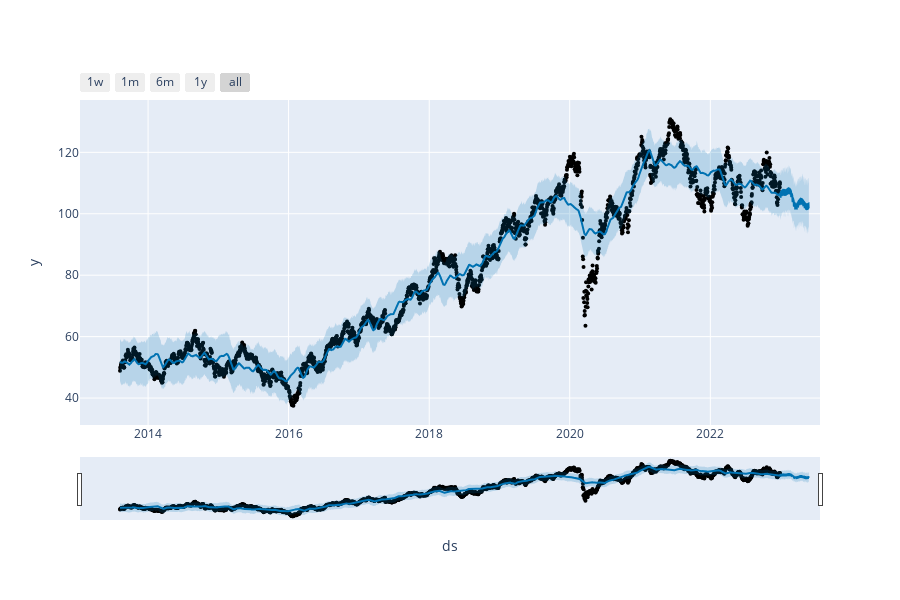

This figure's notebook cell:
### Code cell
plot_plotly(m, forecast)

### Figure 1 — Plotly figure (JSON) as saved in the notebook; plotly's stock layout.template omitted (floating-point values rounded to 4 significant figures; data arrays with more than 128 entries replaced by an {"elided": "..."} marker saying what was removed)
{"data": [{"marker": {"color": "black", "size": 4}, "mode": "markers", "name": "Actual", "type": "scatter", "x": {"elided": "2326 str values"}, "y": {"elided": "2326 float values"}}, {"hoverinfo": "skip", "line": {"width": 0}, "mode": "lines", "type": "scatter", "x": {"elided": "2476 str values"}, "y": {"elided": "2476 float values"}}, {"fill": "tonexty", "fillcolor": "rgba(0, 114, 178, 0.2)", "line": {"color": "#0072B2", "width": 2}, "mode": "lines", "name": "Predicted", "type": "scatter", "x": {"elided": "2476 str values"}, "y": {"elided": "2476 float values"}}, {"fill": "tonexty", "fillcolor": "rgba(0, 114, 178, 0.2)", "hoverinfo": "skip", "line": {"width": 0}, "mode": "lines", "type": "scatter", "x": {"elided": "2476 str values"}, "y": {"elided": "2476 float values"}}], "layout": {"height": 600, "showlegend": false, "width": 900, "xaxis": {"rangeselector": {"buttons": [{"count": 7, "label": "1w", "step": "day", "stepmode": "backward"}, {"count": 1, "label": "1m", "step": "month", "stepmode": "backward"}, {"count": 6, "label": "6m", "step": "month", "stepmode": "backward"}, {"count": 1, "label": "1y", "step": "year", "stepmode": "backward"}, {"step": "all"}]}, "rangeslider": {"visible": true}, "title": {"text": "ds"}, "type": "date"}, "yaxis": {"title": {"text": "y"}}}}
